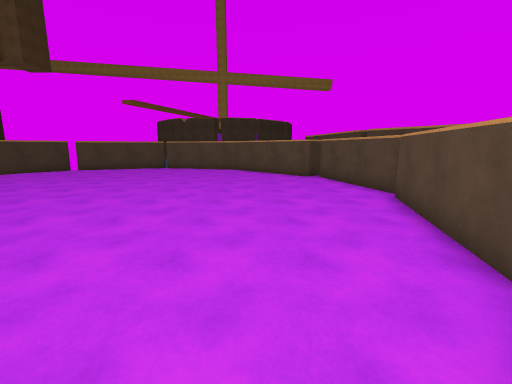
View 1 (above)

14 first-person views from a walk through a scene from a Unity 3-D project. The camera is 1.4 m above the floor, tilts 10° down and sees 90° across. The floor is counted in squares, 1 m on a side. Each view is taken from the middle of a square. On the plan, view 1 faces up. The plan holds only what a view shows up to about 13 squares ahead; the rest is blank. The place goes on beyond the plan.

View 2
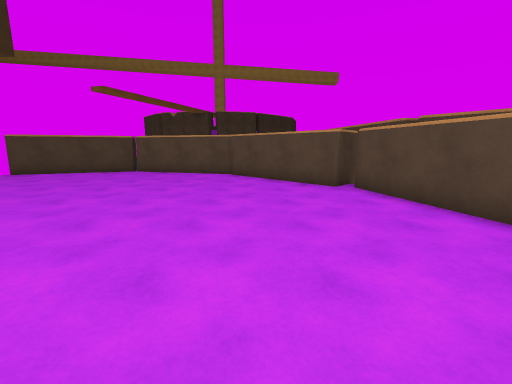

View 3
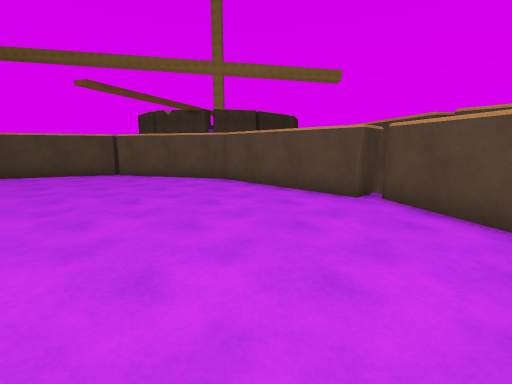

View 4
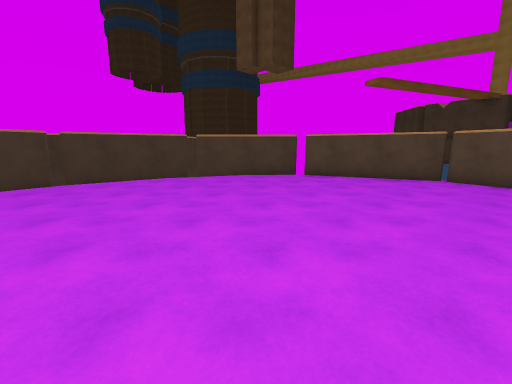

View 5
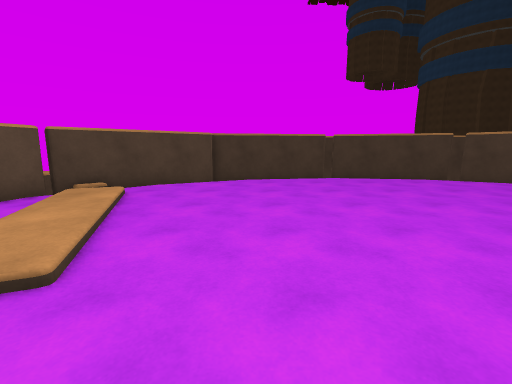

View 6
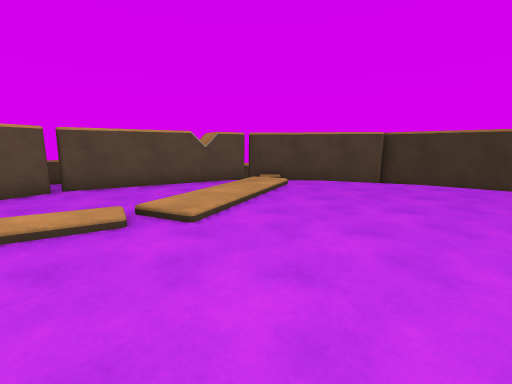

View 7
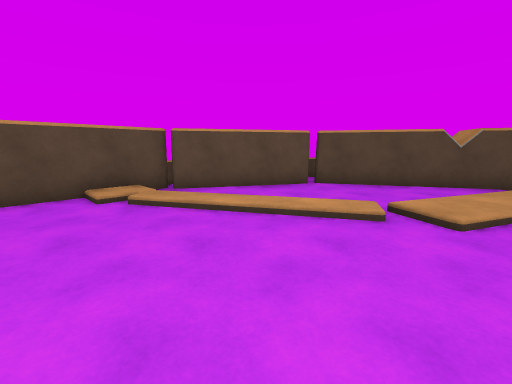

View 8
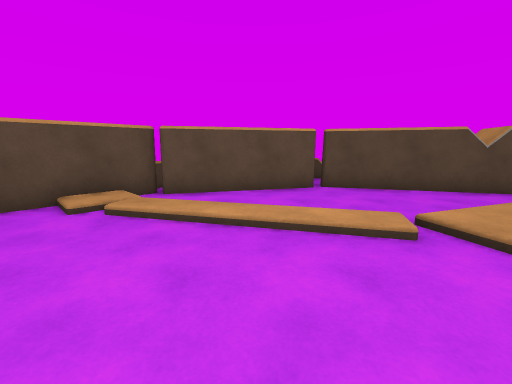

View 9
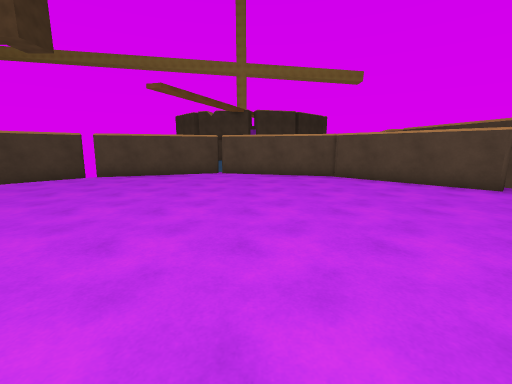

View 10
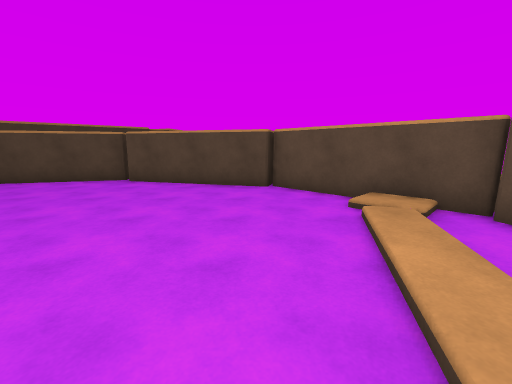

View 11
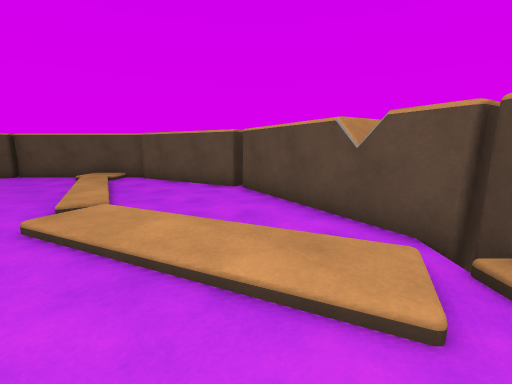

View 12
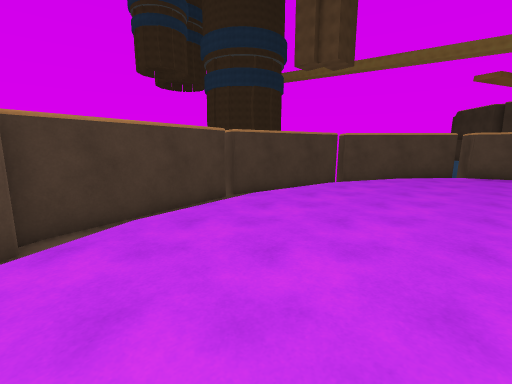

View 13
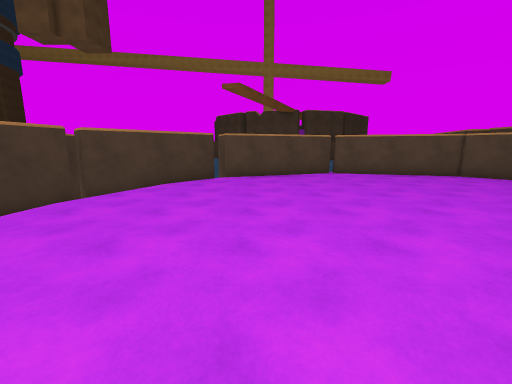

View 14
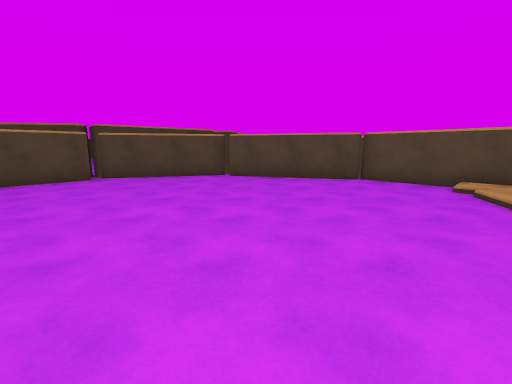

### Floor plan
Key: @ floor where view 1 was taken; # wall or solid block; . main floor; : floor 0.25 m higher than the main floor; - floor 0.25 m lower than the main floor; / step, stairs or slope.
Columns run from 17 left of view 1 to 5 right of it. Each row starts with its distance up from view 1.
 20         ######
 19     #####....####
 18    ###..........##
 17   ##/............##
 16  ##/..............##
 15 ##/................###
 14 #-/.................##
 13 #/...................#
 12 #/...................#
 11 #/...................##
 10  .....................#
  9  .....................#
  8  .....................#
  7 #....................##
  6 #....................#
  5 # ...................#
  4 # ...................#
  3  #/....../#.........##
  2  #/...#./ //#.......##
  1  ##/##::/ ///:###/.##
  0   ### // .....  #@##
 -1    ##............##
 -2     #####.....####
 -3         #######

Where each view was taken, in squares from view 1:
view 1: 0 up, 0 right, facing up
view 2: 5 up, 0 right, facing up
view 3: 7 up, 0 right, facing up
view 4: 7 up, 5 left, facing up-left
view 5: 5 up, 5 left, facing left
view 6: 7 up, 5 left, facing down-left
view 7: 7 up, 4 left, facing down
view 8: 6 up, 4 left, facing down
view 9: 6 up, 5 left, facing up
view 10: 3 up, 6 left, facing right
view 11: 3 up, 13 left, facing down-right
view 12: 3 up, 11 left, facing up-left
view 13: 6 up, 11 left, facing up
view 14: 7 up, 8 left, facing right
